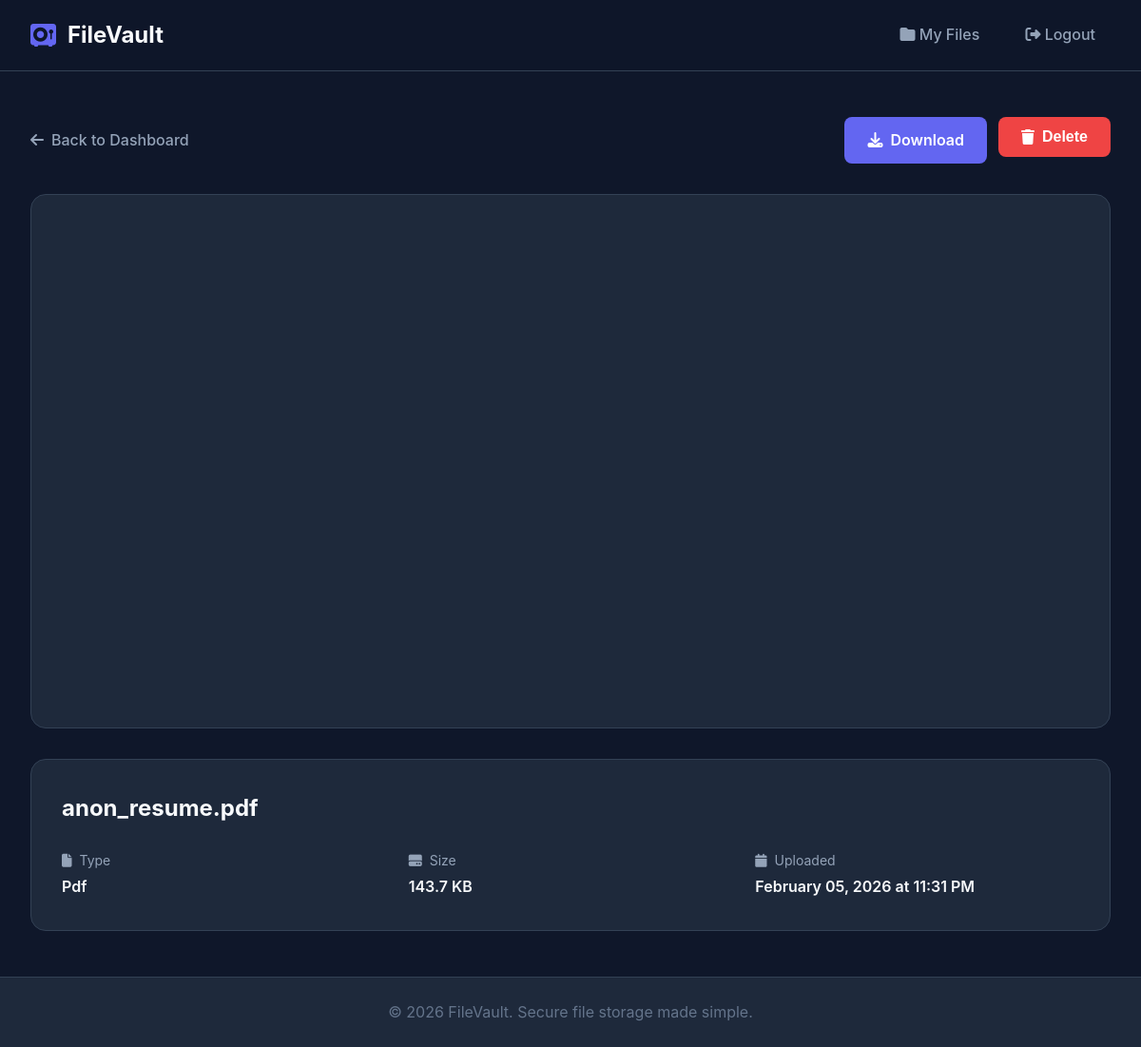
Screenshot of /file/1 (signed in) with the database file from the repository.
### app.py (models this page shows, shortened)
class File(db.Model):
    id = db.Column(db.Integer, primary_key=True)
    original_filename = db.Column(db.String(256), nullable=False)
    stored_filename = db.Column(db.String(256), nullable=False, unique=True)
    file_type = db.Column(db.String(50), nullable=False)
    file_size = db.Column(db.Integer, nullable=False)
    uploaded_at = db.Column(db.DateTime, default=datetime.utcnow)
    user_id = db.Column(db.Integer, db.ForeignKey('user.id'), nullable=False)
    def is_image(self):
        return self.file_type == 'image'

### app.py (the view)
@app.route('/file/<int:file_id>')
@login_required
def view_file(file_id):
    file = File.query.get_or_404(file_id)
    if file.user_id != session['user_id']:
        flash('Access denied.', 'error')
        return redirect(url_for('dashboard'))
    file.formatted_size = format_file_size(file.file_size)
    return render_template('view_file.html', file=file)

### app.py (called while the page is built)
def format_file_size(size_bytes):
    for unit in ['B', 'KB', 'MB', 'GB']:
        if size_bytes < 1024:
            return f"{size_bytes:.1f} {unit}"
        size_bytes /= 1024
    return f"{size_bytes:.1f} TB"

def login_required(f):
    @wraps(f)
    def decorated_function(*args, **kwargs):
        if 'user_id' not in session:
            flash('Please log in to access this page.', 'warning')
            return redirect(url_for('login'))
        return f(*args, **kwargs)
    return decorated_function

### templates/view_file.html (shortened to what this page needs)
{% extends "base.html" %}
{% block content %}
<div class="file-view">
    <div class="file-view-header">
        <a href="{{ url_for('dashboard') }}" class="back-link">
            <i class="fas fa-arrow-left"></i>
            Back to Dashboard
        </a>
        <div class="file-view-actions">
            <a href="{{ url_for('download_file', file_id=file.id) }}" class="btn btn-primary">
                <i class="fas fa-download"></i>
                Download
            </a>
            <form method="POST" action="{{ url_for('delete_file', file_id=file.id) }}" class="delete-form" onsubmit="return confirm('Are you sure you want to delete this file?');">
                <button type="submit" class="btn btn-danger">
                    <i class="fas fa-trash"></i>
                    Delete
                </button>
            </form>
        </div>
    </div>
    <div class="file-view-content">
        <div class="file-preview-large">
            {% if file.is_image() %}
                <img src="{{ url_for('serve_file', filename=file.stored_filename) }}" alt="{{ file.original_filename }}">
            {% elif file.file_type == 'pdf' %}
                <div class="pdf-preview">
                    <iframe src="{{ url_for('serve_file', filename=file.stored_filename) }}" type="application/pdf"></iframe>
                </div>
            {% elif file.file_type == 'video' %}
                <video controls>
                    <source src="{{ url_for('serve_file', filename=file.stored_filename) }}" type="video/mp4">
                    Your browser does not support the video tag.
                </video>
            {% else %}
                <div class="file-icon-large">
                    <i class="fas {{ file.get_file_icon() }}"></i>
                    <p>Preview not available for this file type</p>
                </div>
            {% endif %}
        </div>
        <div class="file-details">
            <h1>{{ file.original_filename }}</h1>
            <div class="file-details-grid">
                <div class="detail-item">
                    <span class="detail-label"><i class="fas fa-file"></i> Type</span>
                    <span class="detail-value">{{ file.file_type|capitalize }}</span>
                </div>
                <div class="detail-item">
                    <span class="detail-label"><i class="fas fa-hdd"></i> Size</span>
                    <span class="detail-value">{{ file.formatted_size }}</span>
                </div>
                <div class="detail-item">
                    <span class="detail-label"><i class="fas fa-calendar"></i> Uploaded</span>
                    <span class="detail-value">{{ file.uploaded_at.strftime('%B %d, %Y at %I:%M %p') }}</span>
                </div>
            </div>
        </div>
    </div>
</div>
{% endblock %}

### static/css/style.css (style rules this page uses)
:root { --primary: #6366f1; --primary-dark: #4f46e5; --primary-light: #818cf8; --secondary: #64748b; --success: #22c55e; --warning: #f59e0b; --danger: #ef4444; --info: #3b82f6; --bg-primary: #0f172a; --bg-secondary: #1e293b; --bg-tertiary: #334155; --bg-card: #1e293b; --text-primary: #f8fafc; --text-secondary: #94a3b8; --text-muted: #64748b; --border-color: #334155; --border-radius: 12px; --border-radius-sm: 8px; --border-radius-lg: 16px; --shadow-sm: 0 1px 2px rgba(0, 0, 0, 0.3); --shadow-md: 0 4px 6px rgba(0, 0, 0, 0.3); --shadow-lg: 0 10px 25px rgba(0, 0, 0, 0.4); --transition: all 0.3s ease; }
*, *::before, *::after { box-sizing: border-box; margin: 0; padding: 0; }
html { scroll-behavior: smooth; }
body { font-family: 'Inter', -apple-system, BlinkMacSystemFont, 'Segoe UI', Roboto, sans-serif; background: var(--bg-primary); color: var(--text-primary); line-height: 1.6; min-height: 100vh; display: flex; flex-direction: column; }
a { color: var(--primary-light); text-decoration: none; transition: var(--transition); }
.btn { display: inline-flex; align-items: center; justify-content: center; gap: 0.5rem; padding: 0.75rem 1.5rem; border: none; border-radius: var(--border-radius-sm); font-size: 1rem; font-weight: 600; cursor: pointer; transition: var(--transition); }
.btn-primary { background: var(--primary); color: white; }
.btn-danger { background: var(--danger); color: white; }
.delete-form { flex: 1; }
.delete-form .btn { width: 100%; }
.file-view { padding: 1rem 0; }
.file-view-header { display: flex; justify-content: space-between; align-items: center; margin-bottom: 2rem; flex-wrap: wrap; gap: 1rem; }
.back-link { display: flex; align-items: center; gap: 0.5rem; color: var(--text-secondary); font-weight: 500; }
.file-view-actions { display: flex; gap: 0.75rem; }
.file-view-content { display: grid; grid-template-columns: 1fr; gap: 2rem; }
.file-preview-large { background: var(--bg-card); border: 1px solid var(--border-color); border-radius: var(--border-radius-lg); overflow: hidden; display: flex; align-items: center; justify-content: center; min-height: 400px; }
.pdf-preview { width: 100%; height: 70vh; }
.pdf-preview iframe { width: 100%; height: 100%; border: none; }
.file-details { background: var(--bg-card); border: 1px solid var(--border-color); border-radius: var(--border-radius-lg); padding: 2rem; }
.file-details h1 { font-size: 1.5rem; margin-bottom: 1.5rem; word-break: break-word; }
.file-details-grid { display: grid; grid-template-columns: repeat(auto-fit, minmax(200px, 1fr)); gap: 1.5rem; }
.detail-item { display: flex; flex-direction: column; gap: 0.25rem; }
.detail-label { font-size: 0.875rem; color: var(--text-secondary); display: flex; align-items: center; gap: 0.5rem; }
.detail-value { font-weight: 600; }

### rows the page displays
File: original_filename "anon_resume.pdf", file_type "Pdf", uploaded_at "February 05, 2026 at 11:31 PM"

### other values shown
{{ file.formatted_size }} "143.7 KB"
